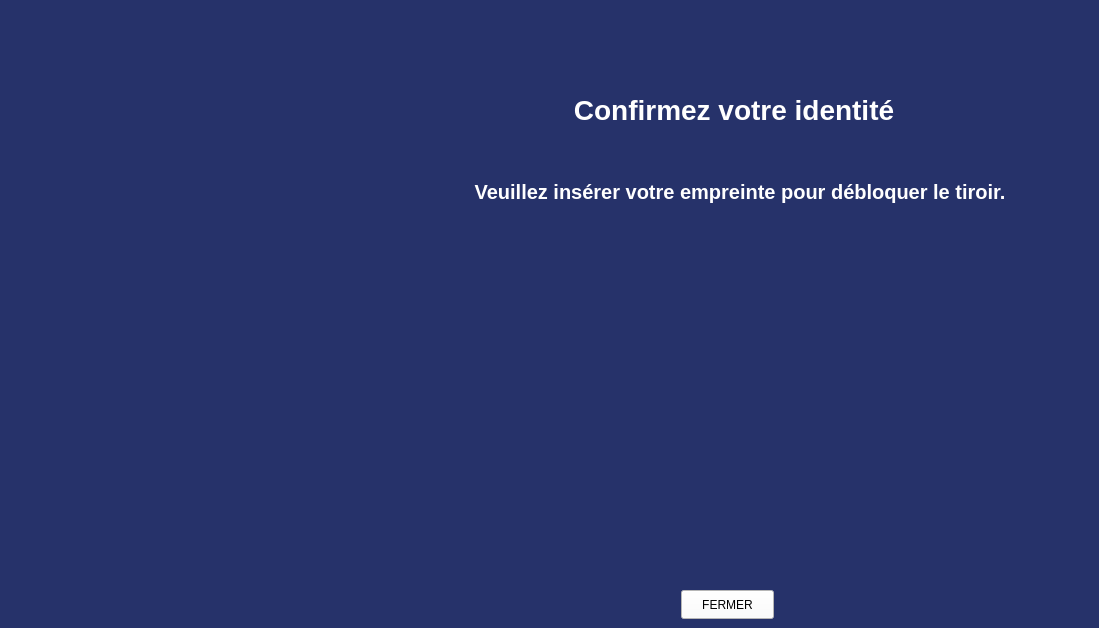
    <widget class="QWidget" name="page_8">
     <property name="styleSheet">
      <string notr="true">

background: #26326A;



</string>
     </property>
     <widget class="QLabel" name="label_166">
      <property name="geometry">
       <rect>
        <x>471</x>
        <y>78</y>
        <width>526</width>
        <height>64</height>
       </rect>
      </property>
      <property name="font">
       <font>
        <pointsize>21</pointsize>
        <bold>true</bold>
       </font>
      </property>
      <property name="styleSheet">
       <string notr="true">color : #FFFFFF;</string>
      </property>
      <property name="text">
       <string>Confirmez votre identité</string>
      </property>
      <property name="alignment">
       <set>Qt::AlignCenter</set>
      </property>
     </widget>
     <widget class="QPushButton" name="off_stockage">
      <property name="geometry">
       <rect>
        <x>681</x>
        <y>590</y>
        <width>93</width>
        <height>29</height>
       </rect>
      </property>
      <property name="styleSheet">
       <string notr="true">background :#FFFFFF;</string>
      </property>
      <property name="text">
       <string>FERMER</string>
      </property>
     </widget>
     <widget class="QLabel" name="message_empreinte_3">
      <property name="geometry">
       <rect>
        <x>450</x>
        <y>520</y>
        <width>550</width>
        <height>41</height>
       </rect>
      </property>
      <property name="font">
       <font>
        <pointsize>15</pointsize>
        <bold>true</bold>
       </font>
      </property>
      <property name="styleSheet">
       <string notr="true">color : #FFFFFF;</string>
      </property>
      <property name="text">
       <string/>
      </property>
      <property name="alignment">
       <set>Qt::AlignCenter</set>
      </property>
     </widget>
     <widget class="QLabel" name="label_167">
      <property name="geometry">
       <rect>
        <x>390</x>
        <y>160</y>
        <width>700</width>
        <height>64</height>
       </rect>
      </property>
      <property name="font">
       <font>
        <pointsize>15</pointsize>
        <bold>true</bold>
       </font>
      </property>
      <property name="styleSheet">
       <string notr="true">color : #FFFFFF;</string>
      </property>
      <property name="text">
       <string>Veuillez insérer votre empreinte pour débloquer le tiroir.</string>
      </property>
      <property name="alignment">
       <set>Qt::AlignCenter</set>
      </property>
     </widget>
     <widget class="QLabel" name="label_168">
      <property name="geometry">
       <rect>
        <x>600</x>
        <y>260</y>
        <width>251</width>
        <height>221</height>
       </rect>
      </property>
      <property name="text">
       <string/>
      </property>
      <property name="pixmap">
       <pixmap resource="Ressources.qrc">:/images/fingerprint.png</pixmap>
      </property>
     </widget>
    </widget>
